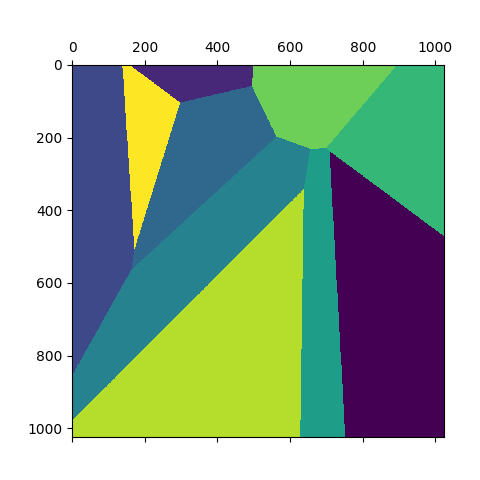

The Python source for this figure:
import numpy as np
import matplotlib.pyplot as plt
from sklearn.metrics.pairwise import euclidean_distances
import timeit
from tqdm import tqdm
from math import log2, sqrt

def main():
  np.random.seed(1)

  def euclid(a, b):
    return sqrt((a[0]-b[0])**2 + (a[1]-b[1])**2)

  def nearestSeed(x, y, points, distance):
    points_prime = [[points[i], euclid([x, y], points[i]), i] for i in range(len(points))]
    return min(points_prime, key=lambda x: x[1])[-1]
  
  def voronoiNaive(rows, columns, points):
    grid = np.zeros((rows, columns))
    
    for row in range(rows):
      for column in range(columns):
        grid[row][column] = nearestSeed(column, row, points, euclidean_distances)
    return grid
  
  def voronoiNaiveParallel(rows, columns, points, distanceFunction):
    row_indices, col_indices = np.meshgrid(np.arange(rows), np.arange(columns), indexing='ij')
    index_pairs_matrix = np.stack((row_indices, col_indices), axis=-1).reshape(-1, 2)

    distances = distanceFunction(points, index_pairs_matrix)
    minSeeds = np.argmin(distances, axis=0)
    
    return minSeeds.reshape((rows, columns)).T
  
  def visualizeGrid(grid):
    plt.close('all')
    plt.matshow(grid)
    plt.savefig("voronoi.png")

  def voronoiJumpFloodAlgorithm(rows, columns, points, distanceFunction):
    stepSize = max(rows, columns) // 2
    grid = np.zeros((rows, columns))
    seeds = []
    seedMap = {}
    seedUniqueCount = 1

    for point in points:
      grid[point[0], point[1]] = seedUniqueCount
      seedMap[seedUniqueCount] = point
      seedUniqueCount += 1
      seeds.append(point)

    largestDimension = max(rows, columns)
    stepSizes = [1] + [largestDimension // (2 ** i) for i in range(1, int(log2(largestDimension)) + 1)]

    moves = [1, -1, 0]

    for stepSize in stepSizes:
      for seed in seeds:
        x, y = seed[0], seed[1]
        p = grid[x, y]

        for i in moves:
          for j in moves:
            x_, y_ = x + stepSize*j, y + stepSize*i

            if min(x_, y_) < 0 or x_ >= columns or y_ >= rows or grid[x_, y_] == p:
              continue

            q = grid[x_,  y_]

            if q == 0:
              seeds.append([x_, y_])
              grid[x_,  y_] = p

            else:
              s = seedMap[p]
              s_ = seedMap[q]
              if distanceFunction([x_, y_], s) < distanceFunction([x_, y_], s_):
                grid[x_, y_] = p

    visualizeGrid(grid)

  def visualizeVoronoi(rows, columns, n_seed):
    points = (np.random.rand(n_seed, 2) * [rows, columns]).astype(int)
    grid = voronoiNaiveParallel(rows, columns, points, euclidean_distances)
    plt.matshow(grid)
    plt.scatter(points[:,0], points[:,1], c="black", s=4)
    plt.savefig("voronoiDiagram.png")

  def plotNComplexity():
    times = []
    n_range = range(5, 100, 5)
    rows, columns = 1024, 1024
    for n in tqdm(n_range):
      times.append(timeit.timeit(lambda: visualizeVoronoi(rows, columns, n), number=2))
    
    plt.plot(n_range, times)
    plt.show()

  def plotSizeComplexity():
    times = []
    sides = range(100, 2000, 100)
    for side in tqdm(sides):
      rows, columns = side, side
      times.append(timeit.timeit(lambda: visualizeVoronoi(rows, columns, 10), number=2))
    
    plt.plot(sides, times)
    plt.show()

  rows, columns = 1024, 1024
  points = (np.random.rand(10, 2) * [rows, columns]).astype(int)
  # print(timeit.timeit(lambda: voronoiJumpFloodAlgorithm(rows, columns, points, euclid), number=1))
  # print(timeit.timeit(lambda: voronoiJumpFloodAlgorithmParallel(rows, columns, points, euclid), number=1))
  visualizeVoronoi(rows, columns, 20)

main()
